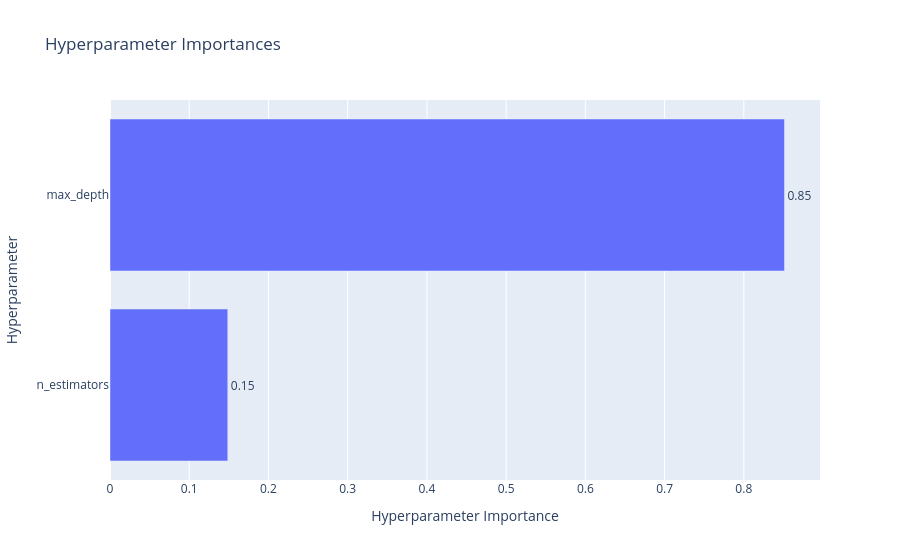

Notebook cell for this chart:
### Markdown cell above
##### Importance plot

### Code cell
plot_param_importances(study).show()

### Figure 1 — Plotly figure (JSON) as saved in the notebook; plotly's stock layout.template omitted (floating-point values rounded to 4 significant figures)
{"data": [{"cliponaxis": false, "hovertemplate": ["n_estimators (IntDistribution): 0.14865734816904724<extra></extra>", "max_depth (IntDistribution): 0.8513426518309528<extra></extra>"], "name": "Objective Value", "orientation": "h", "text": ["0.15", "0.85"], "textposition": "outside", "type": "bar", "x": [0.1487, 0.8513], "y": ["n_estimators", "max_depth"]}], "layout": {"title": {"text": "Hyperparameter Importances"}, "xaxis": {"title": {"text": "Hyperparameter Importance"}}, "yaxis": {"title": {"text": "Hyperparameter"}}}}
